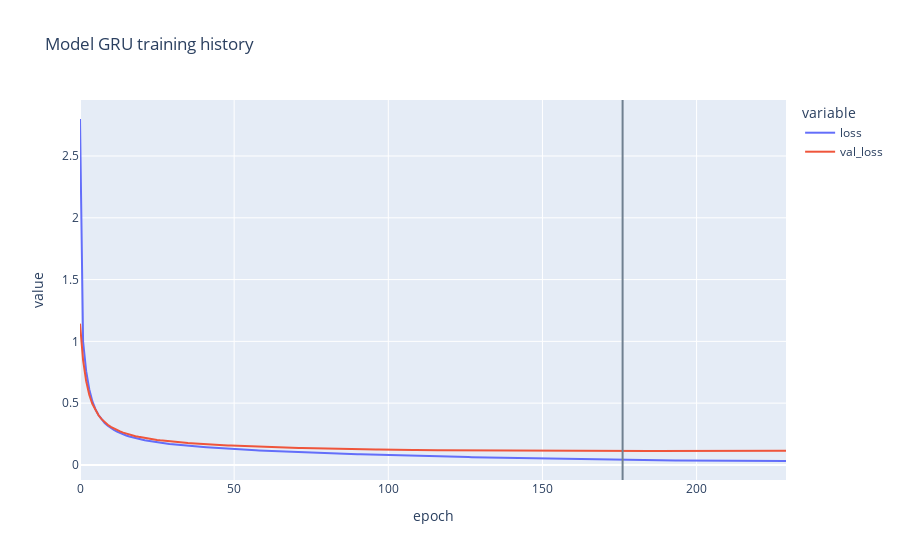

The code cell stored with this chart in its notebook:
### Code cell
fig = pd.DataFrame(history[model_name].history)[["loss", "val_loss"]].plot(title=f"Model {models[model_name].name} training history", labels={'index': 'epoch'})
fig.add_vline(x=np.argmax(history[model_name].history[checkpoint_method]), line_width=2, line_color='slategray')

### Figure 1 — Plotly figure (JSON) as saved in the notebook; plotly's stock layout.template omitted (floating-point values rounded to 4 significant figures; data arrays with more than 128 entries replaced by an {"elided": "..."} marker saying what was removed)
{"data": [{"hovertemplate": "variable=loss<br>epoch=%{x}<br>value=%{y}<extra></extra>", "legendgroup": "loss", "line": {"color": "#636efa", "dash": "solid"}, "marker": {"symbol": "circle"}, "mode": "lines", "name": "loss", "orientation": "v", "showlegend": true, "type": "scatter", "x": {"elided": "230 int values"}, "xaxis": "x", "y": {"elided": "230 float values"}, "yaxis": "y"}, {"hovertemplate": "variable=val_loss<br>epoch=%{x}<br>value=%{y}<extra></extra>", "legendgroup": "val_loss", "line": {"color": "#EF553B", "dash": "solid"}, "marker": {"symbol": "circle"}, "mode": "lines", "name": "val_loss", "orientation": "v", "showlegend": true, "type": "scatter", "x": {"elided": "230 int values"}, "xaxis": "x", "y": {"elided": "230 float values"}, "yaxis": "y"}], "layout": {"legend": {"title": {"text": "variable"}, "tracegroupgap": 0}, "shapes": [{"line": {"color": "slategray", "width": 2}, "type": "line", "x0": 176, "x1": 176, "xref": "x", "y0": 0, "y1": 1, "yref": "y domain"}], "title": {"text": "Model GRU training history"}, "xaxis": {"anchor": "y", "domain": [0, 1], "title": {"text": "epoch"}}, "yaxis": {"anchor": "x", "domain": [0, 1], "title": {"text": "value"}}}}
